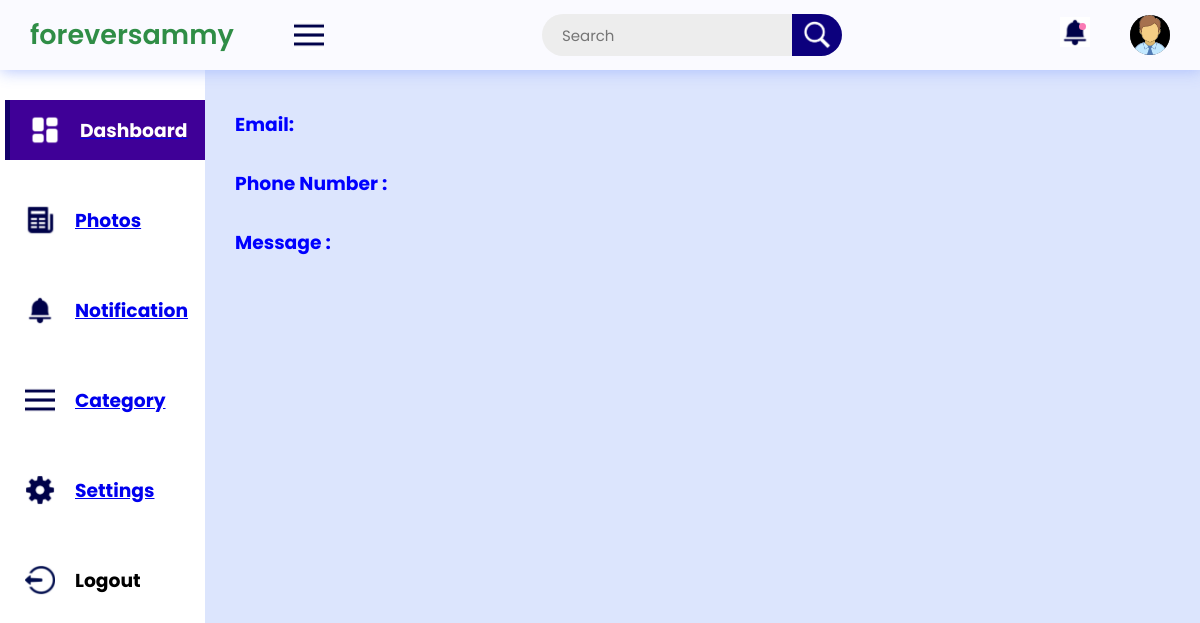
The app's page /getnotification/53d856be03e940ca950a4d5c291d3e49, older data.
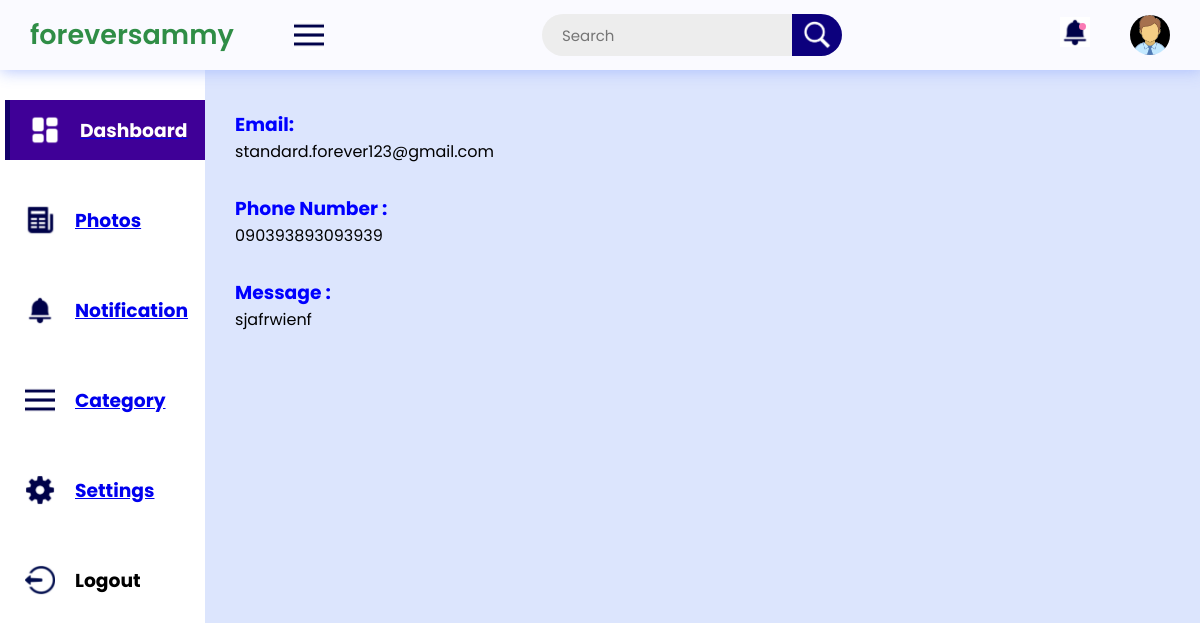
The same page, newer data.
### app/home/models.py (models this page shows, shortened)
class Message(db.Model):
    id = db.Column(db.String(120), primary_key=True)
    message = db.Column(db.Text, nullable=False)
    email = db.Column(db.String(210), nullable=False)
    phone = db.Column(db.String(20), nullable=True)
    created_at = db.Column(db.DateTime, nullable=False, default=datetime.utcnow)
    @classmethod
    def get(cls, id):
        picture = db.session.query(cls).filter(cls.id == id).first()
        if (picture is None):
            return (None)
        return (picture)

### app/admin/routes.py (the view)
@app.route('/getnotification/<id>')
def getnotification(id):
    notification = Message.get(id)
    return render_template('admin/view_notifica.html', notification=notification)

### app/templates/admin/view_notifica.html
{% extends 'admin_layout.html' %}
{% block main %}
<div style="padding-bottom: 30px; color: blue;">
    <h3>Email: </h3>
    <p style="color: black;"> {{ notification.email }}</p>
</div>
<div style="padding-bottom: 30px; color: blue;">
    <h3>Phone Number :</h3>
    <p style="color: black;">{{ notification.phone }}</p>
</div>
<div style="padding-bottom: 30px; color: blue;">
    <h3>Message : </h3>
    <p style="color: black;">{{ notification.message }}</p>
</div>
{% endblock main %}

Row changes from the older to the newer data that the page shows:
added Message: email "standard.forever123@gmail.com", phone "090393893093939", message "sjafrwienf"
